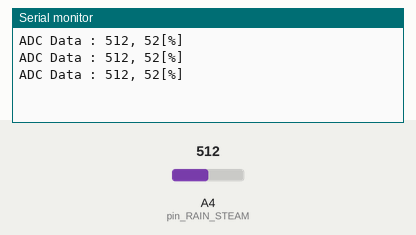
Simulated run of this sketch. Board: Arduino Uno, built with avr-gcc and run on an emulated ATmega328P. Shown: the last lines printed to the serial monitor. The test bench sets the inputs (shaded band); at power-on: A4 (pin_RAIN_STEAM) = 512.

Above: at 1.3 s.
1.4 s: A4 (pin_RAIN_STEAM) set to 716
At 1.8 s:
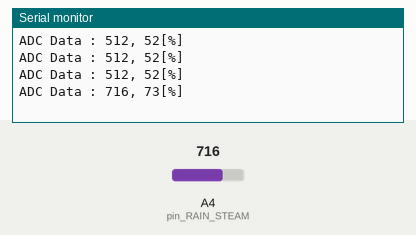
2.9 s: A4 (pin_RAIN_STEAM) set to 900
At 3.4 s:
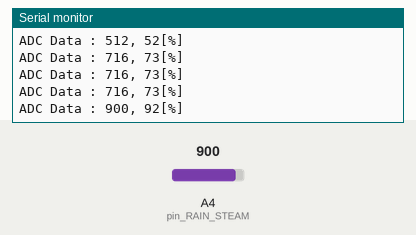
Timing chart, 0 to 5.9 s (numbered marks = the images above; inputs shaded):
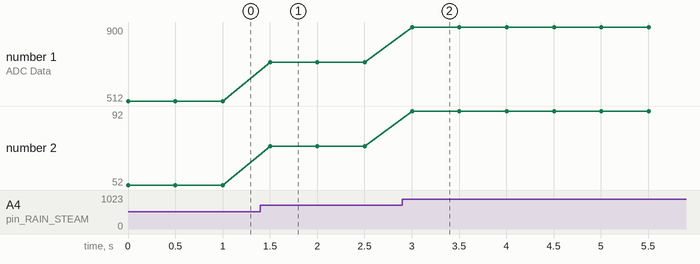

The sketch:

IOT_SMART_THING_RAIN_STEAM.ino
```cpp
int pin_RAIN_STEAM = A4;

void setup() {
  Serial.begin(115200);

  pinMode(pin_RAIN_STEAM, INPUT);
}

void loop() {
  uint16_t Sensor_Data, ADC_data;

  ADC_data = analogRead(pin_RAIN_STEAM);

  Sensor_Data = ADC_data / 9.7; // ADC_Data * 100 / 970 -> [%]

  Serial.print("ADC Data : ");
  Serial.print(ADC_data);
  Serial.print(", ");
  Serial.print(Sensor_Data);
  Serial.println("[%]");
  delay(500);
}
```

Measured:
- after the input at 1.4 s, the serial monitor: prints a new line after 0.10 s (image 1)
- after the input at 2.9 s, the serial monitor: prints a new line after 0.10 s (image 2)
- plotted number 1: 512 → 716 after the input at 1.4 s, 716 → 900 after the input at 2.9 s
- plotted number 2: 52 → 73 after the input at 1.4 s, 73 → 92 after the input at 2.9 s
